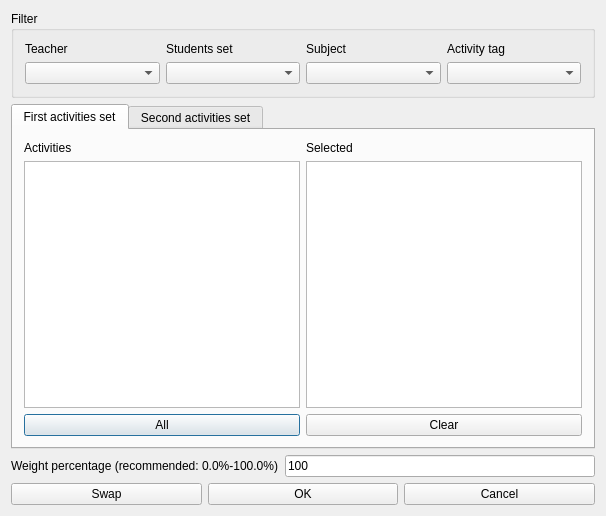
<?xml version="1.0" encoding="UTF-8"?>
<ui version="4.0">
 <class>ModifyConstraintTwoSetsOfActivitiesOrderedForm_template</class>
 <widget class="QDialog" name="ModifyConstraintTwoSetsOfActivitiesOrderedForm_template">
  <property name="geometry">
   <rect>
    <x>0</x>
    <y>0</y>
    <width>606</width>
    <height>516</height>
   </rect>
  </property>
  <property name="windowTitle">
   <string extracomment="This is the title of the dialog to add a new constraint of this type">Modify two sets of activities ordered</string>
  </property>
  <layout class="QGridLayout" name="gridLayout_4">
   <item row="0" column="0">
    <widget class="QGroupBox" name="filterGroupBox">
     <property name="title">
      <string>Filter</string>
     </property>
     <layout class="QGridLayout" name="gridLayout">
      <item row="0" column="0">
       <widget class="QLabel" name="teachersTextLabel">
        <property name="text">
         <string>Teacher</string>
        </property>
        <property name="wordWrap">
         <bool>false</bool>
        </property>
       </widget>
      </item>
      <item row="0" column="1">
       <widget class="QLabel" name="studentsTextLabel">
        <property name="text">
         <string>Students set</string>
        </property>
        <property name="wordWrap">
         <bool>false</bool>
        </property>
       </widget>
      </item>
      <item row="0" column="2">
       <widget class="QLabel" name="subjectsTextLabel">
        <property name="text">
         <string>Subject</string>
        </property>
        <property name="wordWrap">
         <bool>false</bool>
        </property>
       </widget>
      </item>
      <item row="0" column="3">
       <widget class="QLabel" name="activityTagsTextLabel">
        <property name="text">
         <string>Activity tag</string>
        </property>
        <property name="wordWrap">
         <bool>false</bool>
        </property>
       </widget>
      </item>
      <item row="1" column="0">
       <widget class="QComboBox" name="teachersComboBox"/>
      </item>
      <item row="1" column="1">
       <widget class="QComboBox" name="studentsComboBox"/>
      </item>
      <item row="1" column="2">
       <widget class="QComboBox" name="subjectsComboBox"/>
      </item>
      <item row="1" column="3">
       <widget class="QComboBox" name="activityTagsComboBox"/>
      </item>
     </layout>
    </widget>
   </item>
   <item row="1" column="0">
    <widget class="QTabWidget" name="tabWidget">
     <property name="currentIndex">
      <number>0</number>
     </property>
     <widget class="QWidget" name="tab">
      <attribute name="title">
       <string>First activities set</string>
      </attribute>
      <layout class="QGridLayout" name="gridLayout_2">
       <item row="0" column="0">
        <layout class="QHBoxLayout" name="horizontalLayout_2">
         <item>
          <layout class="QVBoxLayout" name="verticalLayout_2">
           <item>
            <widget class="QLabel" name="firstActivitiesTextLabel">
             <property name="frameShape">
              <enum>QFrame::NoFrame</enum>
             </property>
             <property name="frameShadow">
              <enum>QFrame::Plain</enum>
             </property>
             <property name="text">
              <string>Activities</string>
             </property>
             <property name="wordWrap">
              <bool>false</bool>
             </property>
            </widget>
           </item>
           <item>
            <widget class="QListWidget" name="firstAllActivitiesListWidget"/>
           </item>
           <item>
            <widget class="QPushButton" name="firstAddAllActivitiesPushButton">
             <property name="text">
              <string comment="Text on a button. It refers to adding all activities from the list above this button into the current constraint">All</string>
             </property>
            </widget>
           </item>
          </layout>
         </item>
         <item>
          <layout class="QVBoxLayout" name="verticalLayout">
           <item>
            <widget class="QLabel" name="firstSelectedActivitiesTextLabel">
             <property name="frameShape">
              <enum>QFrame::NoFrame</enum>
             </property>
             <property name="frameShadow">
              <enum>QFrame::Plain</enum>
             </property>
             <property name="text">
              <string comment="It refers to a list of selected activities">Selected</string>
             </property>
             <property name="wordWrap">
              <bool>false</bool>
             </property>
            </widget>
           </item>
           <item>
            <widget class="QListWidget" name="firstSelectedActivitiesListWidget"/>
           </item>
           <item>
            <widget class="QPushButton" name="firstClearPushButton">
             <property name="text">
              <string>Clear</string>
             </property>
            </widget>
           </item>
          </layout>
         </item>
        </layout>
       </item>
      </layout>
     </widget>
     <widget class="QWidget" name="tab_2">
      <attribute name="title">
       <string>Second activities set</string>
      </attribute>
      <layout class="QGridLayout" name="gridLayout_3">
       <item row="0" column="0">
        <layout class="QHBoxLayout" name="horizontalLayout_3">
         <item>
          <layout class="QVBoxLayout" name="verticalLayout_3">
           <item>
            <widget class="QLabel" name="secondActivitiesTextLabel">
             <property name="frameShape">
              <enum>QFrame::NoFrame</enum>
             </property>
             <property name="frameShadow">
              <enum>QFrame::Plain</enum>
             </property>
             <property name="text">
              <string>Activities</string>
             </property>
             <property name="wordWrap">
              <bool>false</bool>
             </property>
            </widget>
           </item>
           <item>
            <widget class="QListWidget" name="secondAllActivitiesListWidget"/>
           </item>
           <item>
            <widget class="QPushButton" name="secondAddAllActivitiesPushButton">
             <property name="text">
              <string comment="Text on a button. It refers to adding all activities from the list above this button into the current constraint">All</string>
             </property>
            </widget>
           </item>
          </layout>
         </item>
         <item>
          <layout class="QVBoxLayout" name="verticalLayout_4">
           <item>
            <widget class="QLabel" name="secondSelectedActivitiesTextLabel">
             <property name="frameShape">
              <enum>QFrame::NoFrame</enum>
             </property>
             <property name="frameShadow">
              <enum>QFrame::Plain</enum>
             </property>
             <property name="text">
              <string comment="It refers to a list of selected activities">Selected</string>
             </property>
             <property name="wordWrap">
              <bool>false</bool>
             </property>
            </widget>
           </item>
           <item>
            <widget class="QListWidget" name="secondSelectedActivitiesListWidget"/>
           </item>
           <item>
            <widget class="QPushButton" name="secondClearPushButton">
             <property name="text">
              <string>Clear</string>
             </property>
            </widget>
           </item>
          </layout>
         </item>
        </layout>
       </item>
      </layout>
     </widget>
    </widget>
   </item>
   <item row="2" column="0">
    <layout class="QHBoxLayout" name="horizontalLayout">
     <item>
      <widget class="QLabel" name="weightTextLabel">
       <property name="frameShape">
        <enum>QFrame::NoFrame</enum>
       </property>
       <property name="frameShadow">
        <enum>QFrame::Plain</enum>
       </property>
       <property name="text">
        <string>Weight percentage (recommended: 0.0%-100.0%)</string>
       </property>
       <property name="wordWrap">
        <bool>false</bool>
       </property>
      </widget>
     </item>
     <item>
      <widget class="QLineEdit" name="weightLineEdit">
       <property name="text">
        <string notr="true">100</string>
       </property>
      </widget>
     </item>
    </layout>
   </item>
   <item row="3" column="0">
    <layout class="QHBoxLayout" name="_3">
     <item>
      <widget class="QPushButton" name="swapPushButton">
       <property name="text">
        <string comment="Interchange (swap) the two selected sets of activities in the dialog">Swap</string>
       </property>
      </widget>
     </item>
     <item>
      <widget class="QPushButton" name="okPushButton">
       <property name="text">
        <string>OK</string>
       </property>
      </widget>
     </item>
     <item>
      <widget class="QPushButton" name="cancelPushButton">
       <property name="text">
        <string>Cancel</string>
       </property>
      </widget>
     </item>
    </layout>
   </item>
  </layout>
 </widget>
 <layoutdefault spacing="6" margin="11"/>
 <resources/>
 <connections/>
</ui>
